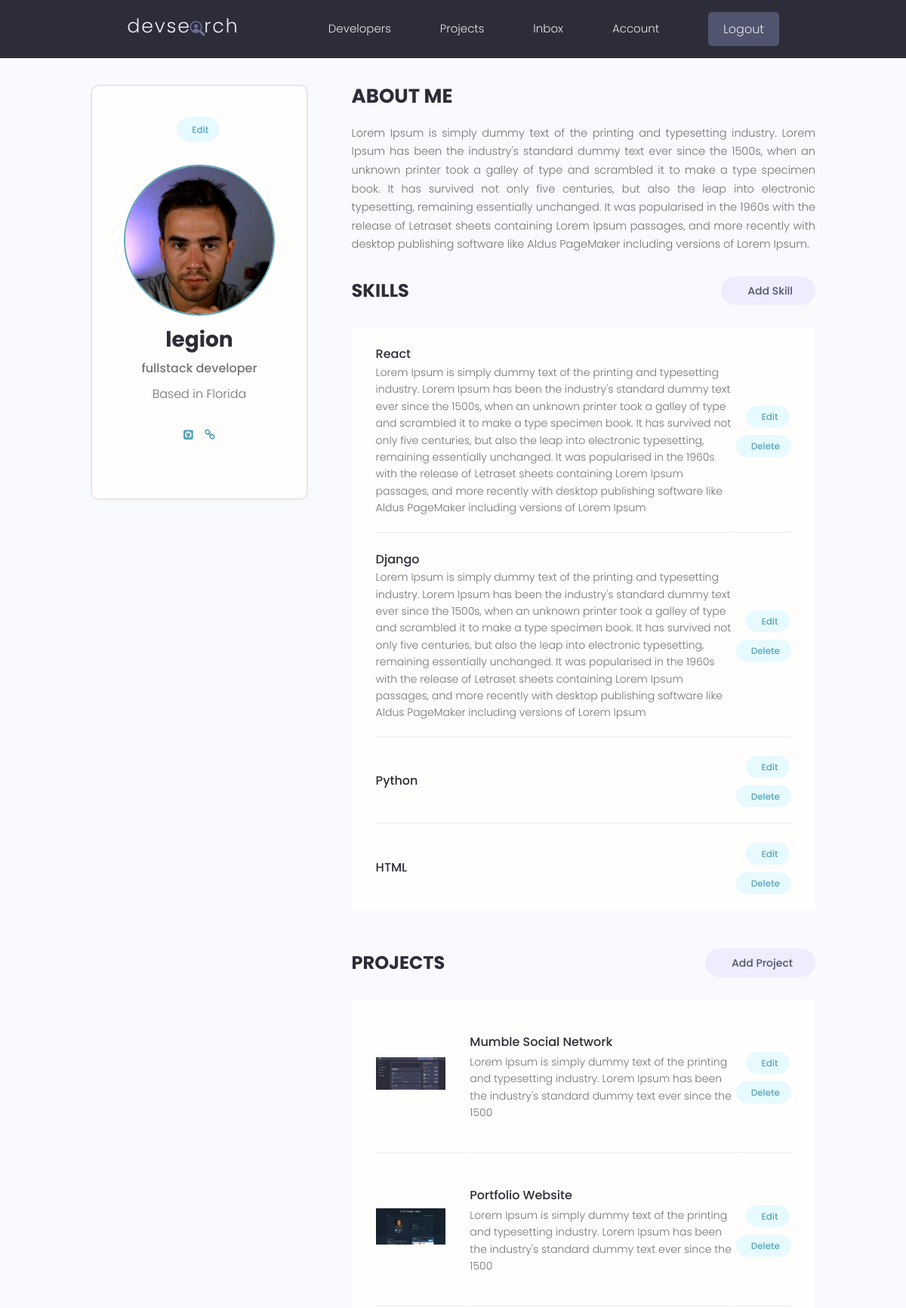
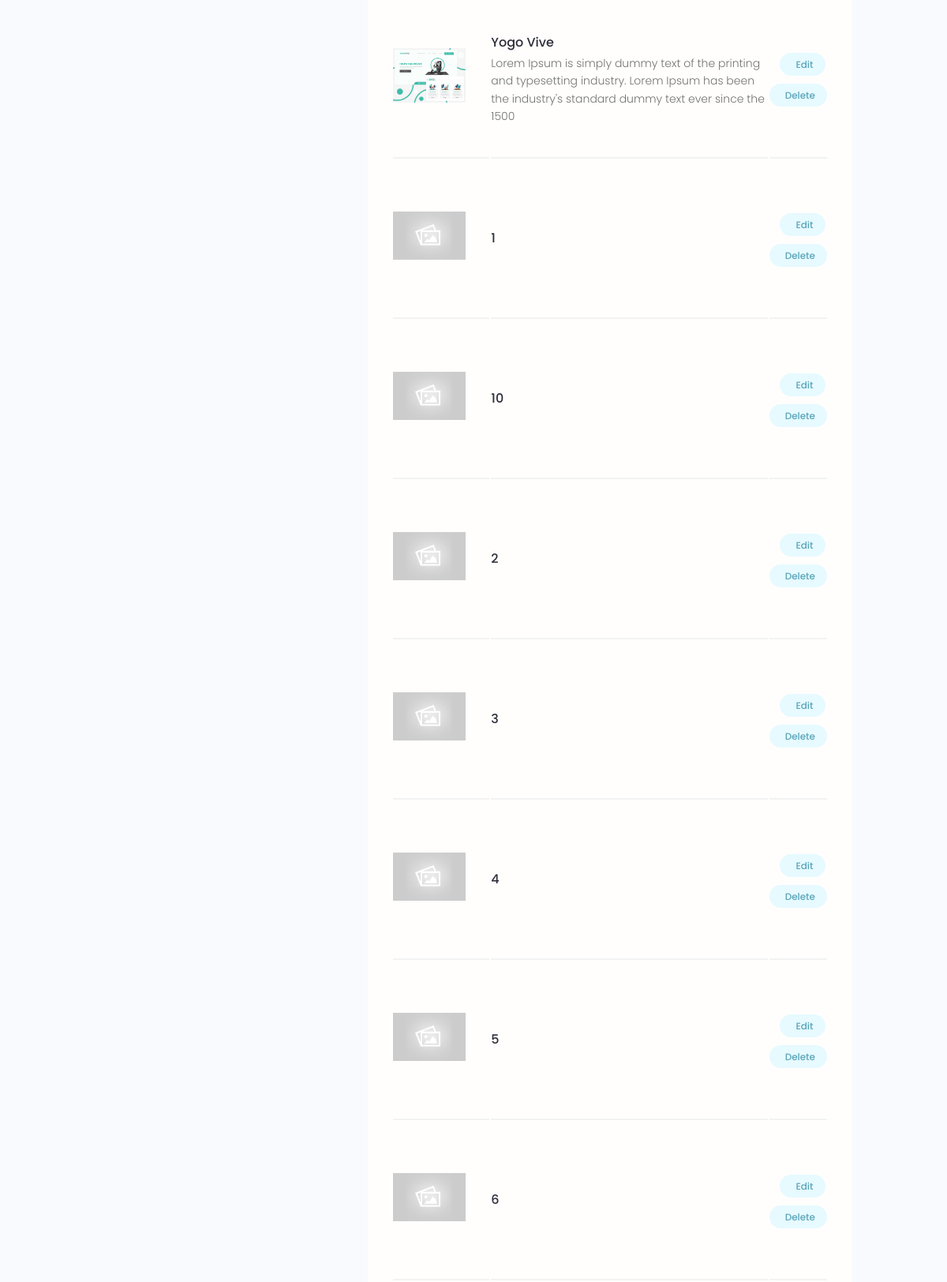
The app's page /account/ (signed in, upper part) with its own data (2 pictures, top to bottom).
### users/models.py (models this page shows, shortened)
class Profile(models.Model):
    user = models.OneToOneField(User, on_delete=models.CASCADE, null=True, blank=True)
    name = models.CharField(max_length=200, blank=True, null=True)
    email = models.EmailField(max_length=500, blank=True, null=True)
    username = models.CharField(max_length=200, blank=True, null=True)
    location = models.CharField(max_length=200, blank=True, null=True)
    short_intro = models.CharField(max_length=200, blank=True, null=True)
    bio = models.TextField(blank=True, null=True)
    profile_image = models.ImageField(blank=True, null=True, upload_to='profiles/', default='profiles/user-default.png')
    social_github = models.CharField(max_length=200, blank=True, null=True)
    social_twitter = models.CharField(max_length=200, blank=True, null=True)
    social_linkedin = models.CharField(max_length=200, blank=True, null=True)
    social_youtube = models.CharField(max_length=200, blank=True, null=True)
    social_website = models.CharField(max_length=200, blank=True, null=True)
    created = models.DateTimeField(auto_now_add=True)
    id = models.UUIDField(default=uuid.uuid4, unique=True,
                          primary_key=True, editable=False)
    class Meta:
        ordering = ['created']
    @property
    def imageURL(self):
        try:
            url = self.profile_image.url
        except:
            url = ''
        return url

class Skill(models.Model):
    owner = models.ForeignKey(Profile, on_delete=models.CASCADE, null=True, blank=True)
    name = models.CharField(max_length=200, blank=True, null=True)
    description = models.TextField(blank=True, null=True)
    created = models.DateTimeField(auto_now_add=True)
    id = models.UUIDField(default=uuid.uuid4, unique=True,
                          primary_key=True, editable=False)

### projects/models.py (models this page shows, shortened)
class Project(models.Model):
    owner = models.ForeignKey(Profile, null=True, blank=True, on_delete=models.CASCADE)
    title = models.CharField(max_length=200)
    description = models.TextField(null=True, blank=True)
    featured_image = models.ImageField(null=True, blank=True, default="default.jpg")
    demo_link = models.CharField(max_length=2000, null=True, blank=True)
    source_link = models.CharField(max_length=2000, null=True, blank=True)
    tags = models.ManyToManyField('Tag', blank=True)
    vote_total = models.IntegerField(default=0, null=True, blank=True)
    vote_ratio = models.IntegerField(default=0, null=True, blank=True)
    created = models.DateTimeField(auto_now_add=True)
    id = models.UUIDField(default=uuid.uuid4, unique=True, primary_key=True, editable=False)
    class Meta:
        ordering = ['-vote_ratio', '-vote_total', 'title']
    @property
    def imageURL(self):
        try:
            url = self.featured_image.url
        except:
            url = ''
        return url

### users/views.py (the view)
# urls.py: path('account/', views.userAccount, name="account"),
@login_required(login_url='login')
def userAccount(request):
    profile = request.user.profile
    skills = profile.skill_set.all()
    projects = profile.project_set.all()
    context = {'profile': profile, 'skills': skills, 'projects': projects}
    return render(request, 'users/account.html', context)

### users/templates/users/account.html (shortened to what this page needs)
{% extends 'main.html' %}
{% block content %}
<main class="settingsPage profile my-md">
  <div class="container">
    <div class="layout">
      <div class="column column--1of3">
        <div class="card text-center">
          <div class="card__body dev">
            <a class="tag tag--pill tag--main settings__btn" href="{% url 'edit-account' %}"> Edit</a>
            <img class="avatar avatar--xl dev__avatar" src="{{profile.imageURL}}" />
            <h2 class="dev__name">{{profile.name}}</h2>
            <p class="dev__title">{{profile.short_intro}}</p>
            <p class="dev__location">Based in {{profile.location}}</p>
            <ul class="dev__social">
              {% if profile.social_github %}
              <li>
                <a title="Github" href="{{profile.social_github}}" target="_blank"><i class="fa fa-github-square"></i></a>
              </li>
              {% endif %}
              {% if profile.social_website %}
              <li>
                <a title="Personal Website" href="{{profile.social_website}}" target="_blank"><i class="fa fa-link"></i></a>
              </li>
              {% endif %}
            </ul>
          </div>
        </div>
      </div>
      <div class="column column--2of3">
        <div class="devInfo">
          <h3 class="devInfo__title">About Me</h3>
          <p class="devInfo__about">{{profile.bio}}</p>
        </div>
        <div class="settings">
          <h3 class="settings__title">Skills</h3>
          <a class="tag tag--pill tag--sub settings__btn tag--lg" href="{% url 'create-skill' %}"> Add Skill</a>
        </div>
        <table class="settings__table">
          {% for skill in skills %}
          <tr>
            <td class="settings__tableInfo">
              <h4>{{skill.name}}</h4>
              <p>{{skill.description}}</p>
            </td>
            <td class="settings__tableActions">
              <a class="tag tag--pill tag--main settings__btn" href="{% url 'update-skill' skill.id %}"> Edit</a>
              <a class="tag tag--pill tag--main settings__btn" href="{% url 'delete-skill' skill.id %}?next=/account">
                Delete</a>
            </td>
          </tr>
          {% endfor %}
        </table>
        <div class="settings">
          <h3 class="settings__title">Projects</h3>
          <a class="tag tag--pill tag--sub settings__btn tag--lg" href="{% url 'create-project'%}"> Add Project</a>
        </div>
        <table class="settings__table">
          {% for project in projects %}
          <tr>
            <td class="settings__thumbnail">
              <a href="{% url 'project' project.id %}"><img src="{{project.imageURL}}" alt="Project Thumbnail" /></a>
            </td>
            <td class="settings__tableInfo">
              <a href="{% url 'project' project.id %}">{{project.title}}</a>
              <p>{{project.description|slice:"150"}}</p>
            </td>
            <td class="settings__tableActions">
              <a class="tag tag--pill tag--main settings__btn" href="{% url 'update-project' project.id %}"> Edit</a>
              <a class="tag tag--pill tag--main settings__btn" href="{% url 'delete-project' project.id %}?next=/account">
                Delete</a>
            </td>
          </tr>
          {% endfor %}
        </table>
      </div>
    </div>
  </div>
</main>
{% endblock content %}

### static/styles/app.css (style rules this page uses)
:root { --color-sub: #2d2d39; }
.card { border: 2px solid var(--color-light); }
img { width: 100%; }
.profile .card > .dev { padding: 4rem; }
.dev__avatar { display: block; margin: auto; }
.dev__name { color: var(--color-sub); font-size: 2.8rem; font-weight: 700; margin-top: 1rem; margin-bottom: 0.5rem; }
.dev__title { font-size: 1.6rem; font-weight: 500; line-height: 1.3; }
.dev__location { margin-top: 1rem; }
.dev__social { margin: 3rem 0; list-style: none; display: flex; justify-content: center; gap: 1.5rem; }
.devInfo { margin-bottom: 3rem; }
.devInfo__title, .devInfo__subtitle { font-size: 2.6rem; color: var(--color-sub); text-transform: uppercase; font-weight: 700; margin-bottom: 1.5rem; }
.devInfo__about, .devSkill__info { font-size: 1.45rem; line-height: 1.7; text-align: justify; }
.settingsPage .dev > .settings__btn { display: inline-block; margin-bottom: 3rem; }
.settings { display: flex; justify-content: space-between; align-items: center; }
.settings__title { font-size: 2.4rem; text-transform: uppercase; font-weight: 700; color: var(--color-sub); }
.settings__table { margin-top: 3rem; margin-bottom: 5rem; padding: 0 3rem; background: var(--color-white); }
.settings__table tr { width: 100%; }
.settings__table tr > td { padding: 2rem 0; }
.settings__table tr:not(:last-child) td { border-bottom: 2px solid var(--color-white-light); }
.settings__thumbnail { width: 23%; min-width: 10rem; }
.settings__thumbnail img { padding-right: 3rem; height: 15rem; object-fit: contain; }
.settings__tableInfo { width: 100%; }
.settings__tableInfo h4, .settings__tableInfo a { padding-right: 1rem; width: auto; font-size: 1.6rem; font-weight: 500; color: var(--color-sub); }
.settings__tableInfo p { font-size: 1.4rem; }
.settings__tableActions { text-align: right; }

### static/uikit/styles/modules/_variables.css (style rules this page uses)
:root { --color-main: #5aa5b9; --color-main-light: #e6faff; --color-sub: #3f4156; --color-sub-light: #51546e; --color-sub-lighter: #ededfd; --color-text: #737373; --color-gray: #8b8b8b; --color-light: #e5e7eb; --color-light-gray: #767676; --color-bg: #f8fafd; --color-white: #fffefd; --color-white-light: #f3f3f3; --color-success: #359e64; --color-success-bg: #def8e8; --color-error: #fc4b0b; --color-error-bg: #fff2ee; --font-base: 'Poppins', arial, helvetica, 'Segoe UI', roboto, ubuntu, sans-serif; --font-monospace: 'Fira Code', 'Courier New', courier, monospace; --font-regular: 300; --font-medium: 500; --font-bold: 700; --generic-shadow: 1px 1px 5px #00000010; --generic-transition: all 0.3s ease-in-out; }

### static/uikit/styles/modules/_base.css (style rules this page uses)
* { margin: 0; padding: 0; box-sizing: border-box; text-rendering: optimizeLegibility; color: inherit; font-size: inherit; }
html { font-size: 50%; }
@media only screen and (min-width: 480px) { html { font-size: 56.25%; } }
@media only screen and (min-width: 1200px) { html { font-size: 62.5%; } }
body { line-height: 1.6; font-weight: 400; font-size: 1.5rem; color: var(--color-text); background-color: var(--color-bg); min-height: 100vh; }

### static/uikit/styles/modules/_typography.css (style rules this page uses)
* { font-family: var(--font-base); }
h2 { font-size: 3.6rem; font-weight: var(--font-bold); }
h3 { font-size: 3.2rem; font-weight: var(--font-medium); }
h4 { font-size: 2.8rem; font-weight: var(--font-medium); }
p, span, strong { font-size: 1.6rem; color: var(--color-text); font-weight: var(--font-regular); }
a { padding-bottom: 2px; text-decoration: none; display: inline-block; color: var(--color-main); font-weight: var(--font-medium); }

### static/uikit/styles/modules/_utilities.css (style rules this page uses)
.container { width: 92%; max-width: 165rem; margin: 0 auto; box-sizing: border-box; }
@media screen and (min-width: 1000px) { .container { width: 90%; } }
@media screen and (min-width: 1200px) { .container { width: 80%; } }
.text-center { text-align: center; }
.my-md { margin: 3rem auto; }

### static/uikit/styles/modules/_avatar.css (style rules this page uses)
.avatar { border-radius: 50%; border: 2px solid var(--color-main); object-fit: cover; }
.avatar--xl { height: 20rem; width: 20rem; }

### static/uikit/styles/modules/_card.css (style rules this page uses)
.card { border-radius: 1rem; background-color: var(--color-white); border: 1.5px solid var(--color-light); width: auto; height: auto; margin-top: 0.5rem; margin-bottom: 0.5rem; overflow: hidden; }
.card__body, .card__header { padding: 2rem 2.5rem; }

### static/uikit/styles/modules/_layout.css (style rules this page uses)
.layout { display: flex; flex-flow: row wrap; justify-content: space-between; }
.layout > .column { margin-bottom: 3rem; }
.layout > .column.column--1of3 { flex-basis: 30%; }
.layout > .column.column--2of3 { flex-basis: 64%; }

### records on screen
Profile: imageURL (picture), name "legion", short_intro "fullstack developer", location "Florida", bio "Lorem Ipsum is simply dummy text of the printing and typesetting industry. Lorem Ipsum has been the industry's standard dummy text ever since the 1500s, when an unknown printer took a galley of type and scrambled it to make a type specimen book. It has survived not only five centuries, but also the leap into electronic typesetting, remaining essentially unchanged. It was popularised in the 1960s with the release of Letraset sheets containing Lorem Ipsum passages, and more recently with desktop publishing software like Aldus PageMaker including versions of Lorem Ipsum."
Skill: name "React", description "Lorem Ipsum is simply dummy text of the printing and typesetting industry. Lorem Ipsum has been the industry's standard dummy text ever since the 1500s, when an unknown printer took a galley of type and scrambled it to make a type specimen book. It has survived not only five centuries, but also the leap into electronic typesetting, remaining essentially unchanged. It was popularised in the 1960s with the release of Letraset sheets containing Lorem Ipsum passages, and more recently with desktop publishing software like Aldus PageMaker including versions of Lorem Ipsum"
Skill: name "Django", description "Lorem Ipsum is simply dummy text of the printing and typesetting industry. Lorem Ipsum has been the industry's standard dummy text ever since the 1500s, when an unknown printer took a galley of type and scrambled it to make a type specimen book. It has survived not only five centuries, but also the leap into electronic typesetting, remaining essentially unchanged. It was popularised in the 1960s with the release of Letraset sheets containing Lorem Ipsum passages, and more recently with desktop publishing software like Aldus PageMaker including versions of Lorem Ipsum"
Skill: name "Python"
Skill: name "HTML"
Project: imageURL (picture), title "Mumble Social Network", description "Lorem Ipsum is simply dummy text of the printing and typesetting industry. Lorem Ipsum has been the industry's standard dummy text ever since the 1500"
Project: imageURL (picture), title "Portfolio Website", description "Lorem Ipsum is simply dummy text of the printing and typesetting industry. Lorem Ipsum has been the industry's standard dummy text ever since the 1500"
Project: imageURL (picture), title "Yogo Vive", description "Lorem Ipsum is simply dummy text of the printing and typesetting industry. Lorem Ipsum has been the industry's standard dummy text ever since the 1500"
Project: imageURL (placeholder picture), title "1"
Project: imageURL (placeholder picture), title "10"
Project: imageURL (placeholder picture), title "2"
Project: imageURL (placeholder picture), title "3"
Project: imageURL (placeholder picture), title "4"
Project: imageURL (placeholder picture), title "5"
Project: imageURL (placeholder picture), title "6"
